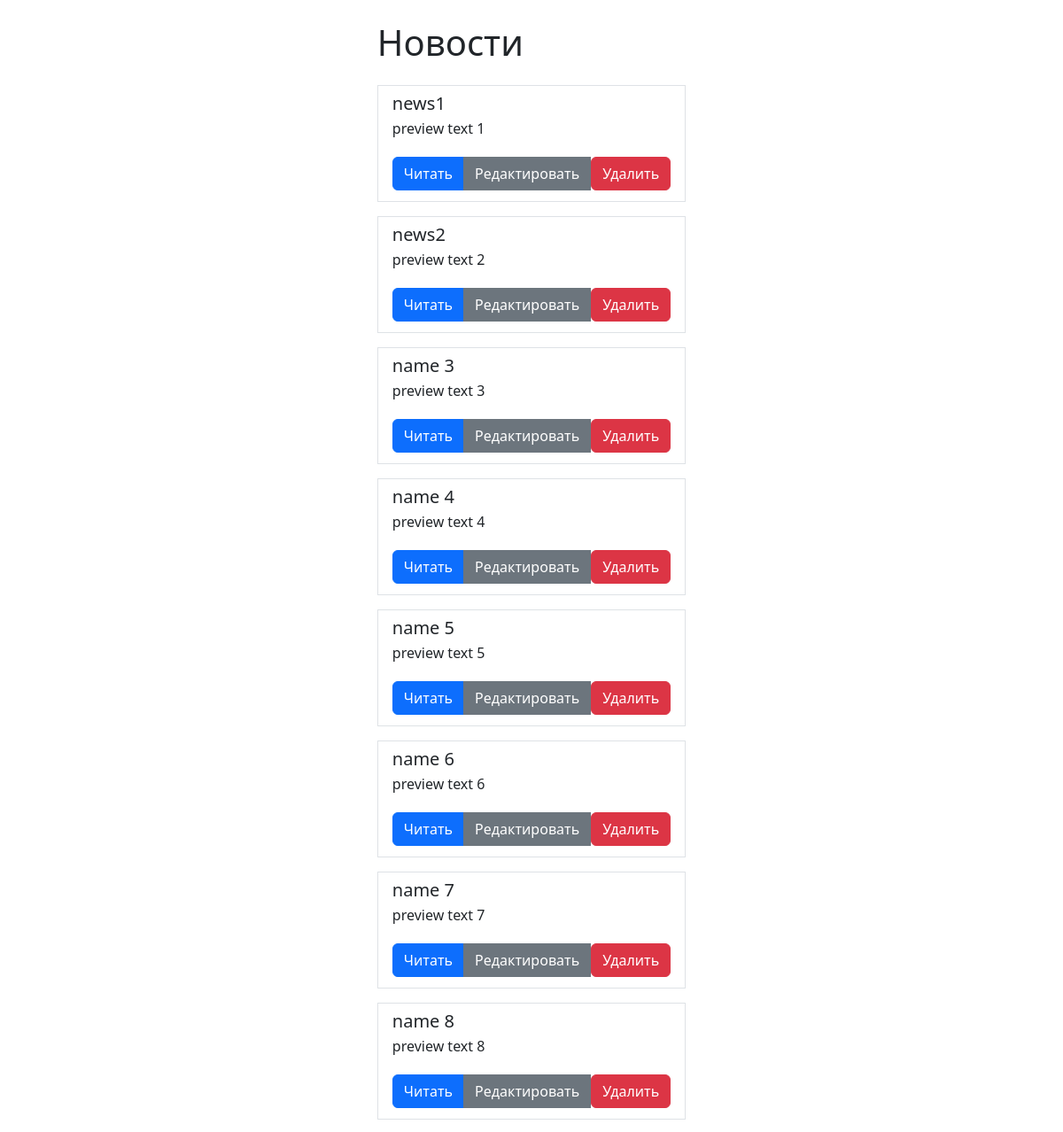
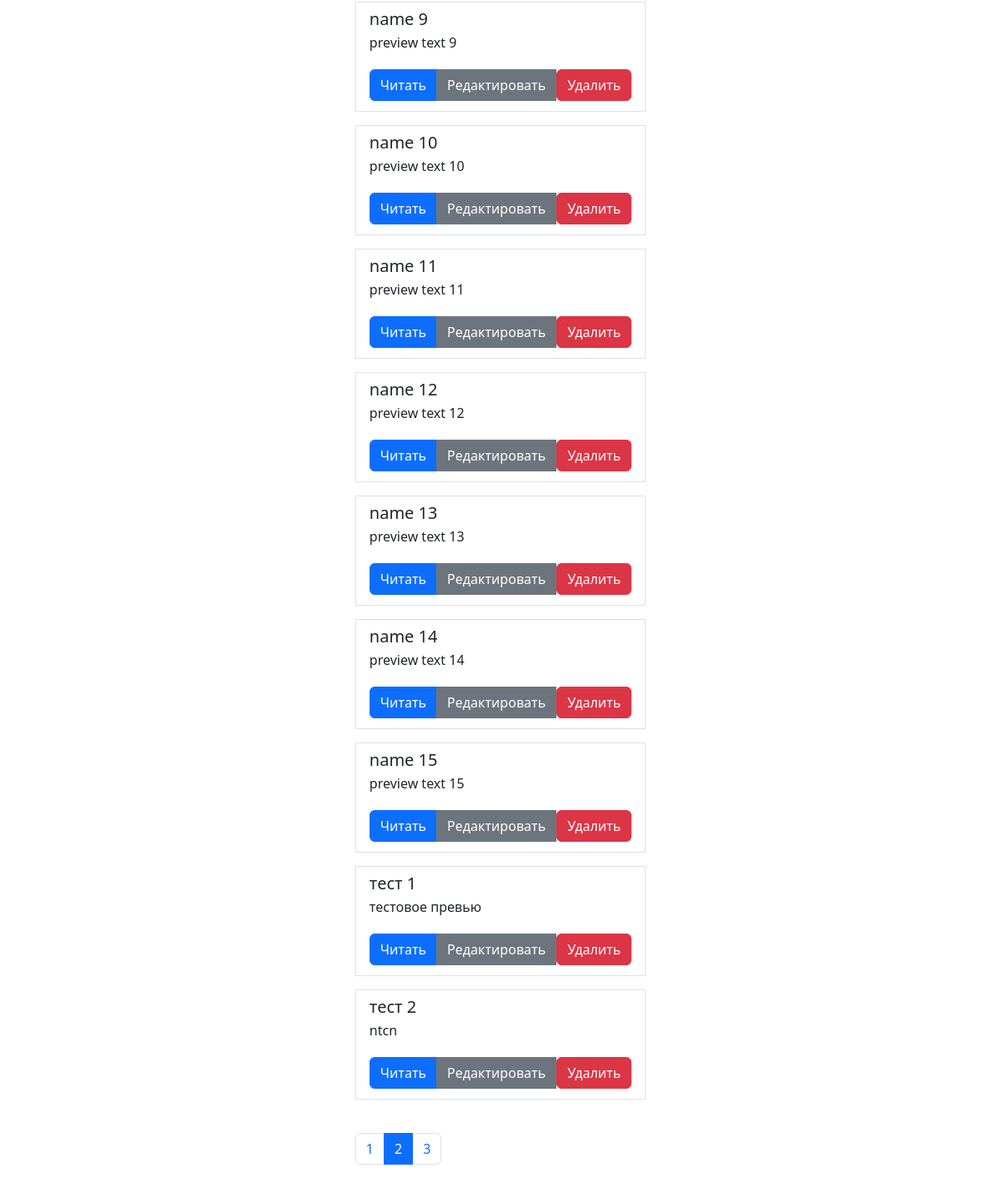
The page / on the database its author committed (2 pictures, top to bottom).
### tables this page shows
CREATE TABLE news (
    id INTEGER PRIMARY KEY AUTOINCREMENT,
    name TEXT,
    preview TEXT,
    detail TEXT
);

### kernel/Router/Route.php (called while the page is built, shortened)
<?php
class Route
{
    public function getAction()
    {
        return $this->action;
    }
}

### kernel/View/View.php (called while the page is built, shortened)
<?php
class View
{
    public function show(string $name, array $data = []): void
    {
        $viewPath = APP_PATH."/views/$name.php";
        extract($data);
        include_once $viewPath;
    }
}

### kernel/Controller/Controller.php (called while the page is built, shortened)
<?php
abstract class Controller
{
    private View $view;
    private Database $database;
    public function setView(View $view): void
    {
        $this->view = $view;
    }
    public function view(string $name, array $data = []): void
    {
        $this->view->show($name, $data);
    }
    public function setDatabase(Database $database): void
    {
        $this->database = $database;
    }
    public function db(): Database
    {
        return $this->database;
    }
}

### src/Controllers/NewsController.php (called while the page is built, shortened)
<?php
class NewsController extends Controller
{
    public function index(): void
    {
        $news = $this->db()->all('news');
        $this->view('home', [
            'news' => $news,
        ]);
    }
}

### kernel/App.php (called while the page is built, shortened)
<?php
class App
{
    private Container $container;
    public function __construct()
    {
        $this->container = new Container();
    }
    public function init(): void
    {
        $this->container->router->dispatch(
            $this->container->request->uri(),
            $this->container->request->method()
        );
    }
}

### public/index.php (called while the page is built, shortened)
<?php
$app = new App();
$app->init();

### kernel/Database/Database.php (called while the page is built, shortened)
<?php
class Database
{
    private \PDO $pdo;
    private function connect()
    {
        $path = $this->config->get('DB_PATH');
        try {
            $this->pdo = new \PDO("sqlite:" . $path);
        } catch (\PDOException $exception) {
            exit($exception->getMessage());
        }
    }
    public function all(string $table): array
    {
        $result = [];
        $sql = "SELECT * FROM $table";
        $stmt = $this->pdo->prepare($sql);
        $stmt->execute();
        while ($row = $stmt->fetch(\PDO::FETCH_ASSOC)) {
            $result[] = [
                'id' => $row['id'],
                'name' => $row['name'],
                'preview' => $row['preview'],
                'detail' => $row['detail'],
            ];
        }
        return $result;
    }
}

### config/config.php (called while the page is built)
<?php
return [
    'DB_PATH' => APP_PATH . '\db.sqlite',
];

### kernel/Config/Config.php (called while the page is built, shortened)
<?php
class Config
{
    public function get(string $key, $default = null): mixed
    {
        $config = require APP_PATH."/config/config.php";
        return $config[$key] ?? $default;
    }
}

### views/home.php (the view, shortened to what this page needs)
<?php include_once 'includes/header.php'?>
<div>
    <h1 class="title mt-4 mb-4">Новости</h1>
    <div class="list-group">
        <?php foreach ($news as $item): ?>
            <div class="mb-3">
                <div class="list-group-item list-group-item-action">
                    <div class="d-flex w-100 justify-content-between">
                        <h5 class="mb-1"><?= $item['name'] ?></h5>
                    </div>
                    <p class="mb-1"><?= $item['preview'] ?></p>
                    <div class="mt-3 mb-1 btn-group">
                        <a href="" class="btn btn-primary">Читать</a>
                        <a href="" class="btn btn-secondary">Редактировать</a>
                        <form action=""  method="post">
                            <button type="submit" class="btn btn-danger">Удалить</button>
                        </form>
                    </div>
                </div>
            </div>
        <?php endforeach; ?>
    </div>
    <nav class="mt-4">
        <ul class="pagination">
            <li class="page-item"><a class="page-link" href="#">1</a></li>
            <li class="page-item active">
                <a class="page-link" href="#">2</a>
            </li>
            <li class="page-item"><a class="page-link" href="#">3</a></li>
        </ul>
    </nav>
</div>
<?php include_once 'includes/footer.php'?>

### kernel/Router/Router.php (shortened to what this page needs)
<?php
class Router
{
    private array $routes = [
        'GET' => [],
        'POST' => [],
    ];
    public function dispatch(string $uri, string $method): void
    {
        $route = $this->findRoute($uri, $method);
        if (is_array($route->getAction())) {
            $controller = new $controller();
            call_user_func([$controller, $route->getAction()[1]]);
        } else {
            call_user_func($route->getAction());
        }
    }
    private function getRoutes(): array
    {
        return require_once APP_PATH . "/config/routes.php";
    }
    private function setRoutes(): void
    {
        $routes = $this->getRoutes();
        foreach ($routes as $route) {
            $this->routes[$route->getMethod()][$route->getUri()] = $route;
        }
    }
    private function findRoute(string $uri, string $method): Route|false
    {
        return $this->routes[$method][$uri];
    }
}

### views/includes/header.php (shortened to what this page needs)
<!doctype html>
<html lang="en">
<head>
    <link href="https://cdn.jsdelivr.net/npm/bootstrap@5.3.3/dist/css/bootstrap.min.css" rel="stylesheet">
</head>
<body>
    <section class="container d-flex justify-content-center">

### views/includes/footer.php
    </section>
</body>
</html>

### rows shown on the page
news: name "news1", preview "preview text 1"
news: name "news2", preview "preview text 2"
news: name "name 3", preview "preview text 3"
news: name "name 4", preview "preview text 4"
news: name "name 5", preview "preview text 5"
news: name "name 6", preview "preview text 6"
news: name "name 7", preview "preview text 7"
news: name "name 8", preview "preview text 8"
news: name "name 9", preview "preview text 9"
news: name "name 10", preview "preview text 10"
news: name "name 11", preview "preview text 11"
news: name "name 12", preview "preview text 12"
news: name "name 13", preview "preview text 13"
news: name "name 14", preview "preview text 14"
news: name "name 15", preview "preview text 15"
news: name "тест 1", preview "тестовое превью"
news: name "тест 2", preview "ntcn"
